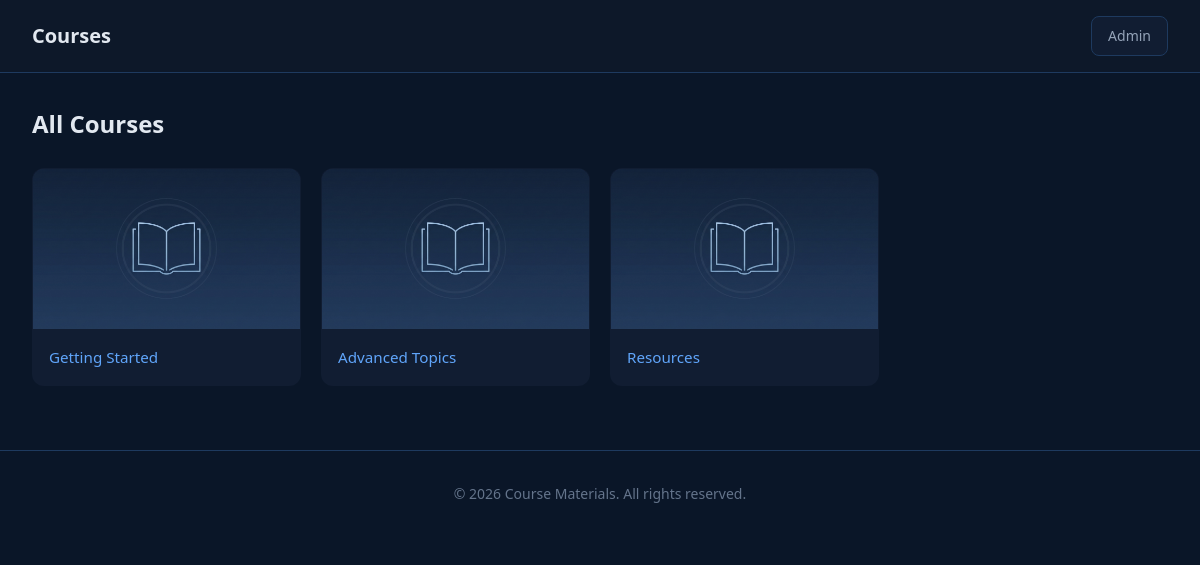
The page / on the database its author committed.
### tables this page shows
CREATE TABLE IF NOT EXISTS sections (
    id INT AUTO_INCREMENT PRIMARY KEY,
    name VARCHAR(255) NOT NULL,
    slug VARCHAR(255) NOT NULL UNIQUE,
    thumbnail VARCHAR(255) DEFAULT NULL,
    created_at TIMESTAMP DEFAULT CURRENT_TIMESTAMP,
    INDEX idx_slug (slug)
);

### config.php (called while the page is built, shortened)
<?php
class Database {
    private static ?PDO $instance = null;
    public static function getInstance(): PDO {
        if (self::$instance === null) {
            try {
                $dsn = "mysql:host=" . DB_HOST . ";dbname=" . DB_NAME . ";charset=" . DB_CHARSET;
                $options = [
                    PDO::ATTR_ERRMODE => PDO::ERRMODE_EXCEPTION,
                    PDO::ATTR_DEFAULT_FETCH_MODE => PDO::FETCH_ASSOC,
                    PDO::ATTR_EMULATE_PREPARES => false,
                ];
                self::$instance = new PDO($dsn, DB_USER, DB_PASS, $options);
            } catch (PDOException $e) {
                die("Database connection failed: " . $e->getMessage());
            }
        }
        return self::$instance;
    }
}
function sanitize(string $input): string {
    return htmlspecialchars(trim($input), ENT_QUOTES, 'UTF-8');
}

### classes.php (called while the page is built, shortened)
<?php
require_once __DIR__ . '/config.php';
class Section
{
    private PDO $db;
    public function __construct()
    {
        $this->db = Database::getInstance();
    }
    public function getAll(): array
    {
        $stmt = $this->db->query("SELECT * FROM sections ORDER BY created_at DESC");
        return $stmt->fetchAll();
    }
}

### index.php (the view, shortened to what this page needs)
<?php
require_once __DIR__ . '/classes.php';
$section = new Section();
$sections = $section->getAll();
?>
<!DOCTYPE html>
<html lang="en">
<head>
    <link rel="stylesheet" href="<?= SITE_URL ?>/assets/css/style.css">
</head>
<body>
    <header class="header">
        <div class="logo">Courses</div>
        <nav class="nav">
            <a href="<?= SITE_URL ?>/admin.php" class="nav-link">Admin</a>
        </nav>
    </header>
    <main class="main">
        <h2 class="page-title">All Courses</h2>
        <?php if (empty($sections)): ?>
            <div class="empty-state">
                <div class="empty-icon">📂</div>
                <h3>No Sections Yet</h3>
                <p>Start by creating sections in the admin panel.</p>
                <a href="<?= SITE_URL ?>/admin.php?action=section-form" class="btn btn-primary">Create Section</a>
            </div>
        <?php else: ?>
            <div class="sections-grid">
                <?php foreach ($sections as $s): ?>
                    <a href="<?= SITE_URL ?>/section/<?= sanitize($s['slug']) ?>" class="section-card">
                        <img src="<?= SITE_URL ?>/assets/images/sections/<?= sanitize($s['slug']) ?>.jpg"
                            alt="<?= sanitize($s['name']) ?>" class="section-image"
                            onerror="this.onerror=null; this.src='<?= SITE_URL ?>/assets/images/sections/default.jpg';">
                        <div class="section-info">
                            <h3 class="section-title"><?= sanitize($s['name']) ?></h3>
                        </div>
                    </a>
                <?php endforeach; ?>
            </div>
        <?php endif; ?>
    </main>
    <footer class="footer">
        <p>&copy; <?= date('Y') ?> Course Materials. All rights reserved.</p>
    </footer>
</body>
</html>

### assets/css/style.css (style rules this page uses)
:root { --primary: #3b82f6; --primary-dark: #2563eb; --primary-light: #60a5fa; --bg-body: #0a1628; --bg-card: #111d32; --bg-card-hover: #1a2a45; --bg-header: #0d1829; --bg-input: #0a1628; --text-primary: #e2e8f0; --text-secondary: #94a3b8; --text-muted: #64748b; --border: #1e3a5f; --border-light: #2d4a6f; --success: #22c55e; --danger: #ef4444; --warning: #f59e0b; --radius: 12px; --radius-sm: 8px; --shadow: 0 4px 20px rgba(0, 0, 0, 0.3); --transition: all 0.3s ease; }
*, *::before, *::after { box-sizing: border-box; margin: 0; padding: 0; }
body { font-family: 'Segoe UI', system-ui, -apple-system, sans-serif; background: var(--bg-body); color: var(--text-primary); line-height: 1.6; min-height: 100vh; }
a { color: var(--primary-light); text-decoration: none; transition: var(--transition); }
.header { background: var(--bg-header); padding: 1rem 2rem; display: flex; justify-content: space-between; align-items: center; border-bottom: 1px solid var(--border); position: sticky; top: 0; z-index: 100; }
.logo { font-size: 1.25rem; font-weight: 600; color: var(--text-primary); }
.nav { display: flex; gap: 0.5rem; }
.nav-link { color: var(--text-secondary); font-size: 0.875rem; font-weight: 500; padding: 0.5rem 1rem; border-radius: var(--radius-sm); background: var(--bg-card); border: 1px solid var(--border); transition: var(--transition); }
.main { padding: 2rem; }
.page-title { font-size: 1.5rem; font-weight: 600; color: var(--text-primary); margin-bottom: 1.5rem; }
.sections-grid { display: grid; grid-template-columns: repeat(auto-fill, minmax(240px, 1fr)); gap: 1.25rem; }
.section-card { background: var(--bg-card); border-radius: var(--radius); overflow: hidden; transition: var(--transition); border: 1px solid transparent; }
.section-image { width: 100%; height: 160px; object-fit: cover; background: var(--bg-card-hover); display: block; }
.section-info { padding: 1rem; }
.section-title { font-size: 0.95rem; font-weight: 500; color: var(--primary-light); margin: 0; }
.footer { text-align: center; padding: 2rem; color: var(--text-muted); font-size: 0.875rem; border-top: 1px solid var(--border); margin-top: 2rem; }

### rows shown on the page
sections: name "Getting Started"
sections: name "Advanced Topics"
sections: name "Resources"
